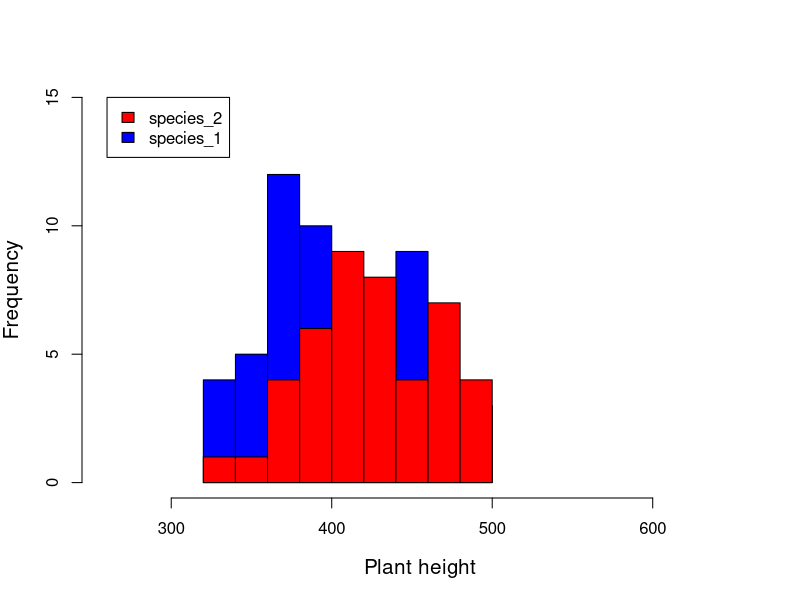

Reproduce this figure in R.
## ---- chunk 1
library(knitr);
## ---- chunk 2
species  <- c("species_1", "species_2");
sim_pval <- 0;
while(sim_pval > 0.05 | sim_pval < 0.001){
    species_eg  <- sample(x = species, size = 100, replace = TRUE);
    species1    <- as.numeric(species_eg == "species_1");
    species2    <- as.numeric(species_eg == "species_2");
    error       <- rnorm(n = 100, mean = 0, sd = 40);
    height      <- round(400 + (species2 * 20) + error, digits = 2);
    species_ID  <- as.factor(species_eg);
    plant_data  <- data.frame(height, species_ID);
    sim_mod     <- lm(plant_data$height ~ 1 + plant_data$species_ID);
    sim_pval    <- summary(sim_mod)$coefficients[2,4];
}
write.csv(plant_data, file = "two_discrete_x_values.csv", row.names = FALSE);
kable(plant_data[1:10,], align = "l");
## ---- chunk 3
species_1 <- plant_data$height[plant_data$species_ID == "species_1"];
## ---- chunk 4
print(species_1);
## ---- chunk 5
species_2 <- plant_data$height[plant_data$species_ID == "species_2"];
## ---- chunk 6
print(species_2);
## ---- chunk 7
hist(species_1, breaks = 10, col = "blue", xlim = c(260, 650), 
     main = "", xlab = "Plant height", cex.lab = 1.25, ylim = c(0, 15));
hist(species_2, breaks = 10, col = "red", add = TRUE)
legend(x = 260, y = 15, fill = c("red", "blue"), 
       legend = c("species_2", "species_1"));
## ---- chunk 8
t.test(species_1, species_2, var.equal = TRUE);
## ---- chunk 9
ttest1 <- t.test(species_1, species_2, var.equal = TRUE);
## ---- chunk 10
lmod1 <- lm(plant_data$height ~ 1 + plant_data$species_ID);
summary(lmod1);
## ---- chunk 11
alt         <- runif(n = 100, min = -20, max = 200);
species     <- c("species_1", "species_2", "species_3");
species_eg  <- sample(x = species, size = 100, replace = TRUE);
species1    <- as.numeric(species_eg == "species_1");
species2    <- as.numeric(species_eg == "species_2");
species3    <- as.numeric(species_eg == "species_3");
error       <- rnorm(n = 100, mean = 0, sd = 40);
height      <- 400 + (species1 * 2) - alt + (0.1 * species1 * alt) + error;
species_ID  <- as.factor(species_eg);
plant_data  <- data.frame(height, species_ID, alt);
kable(head(plant_data), align = "l");
